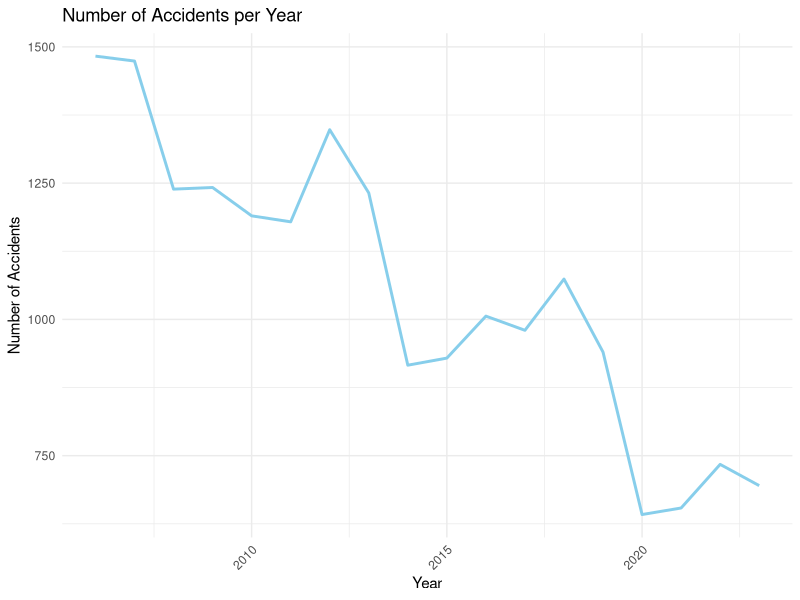
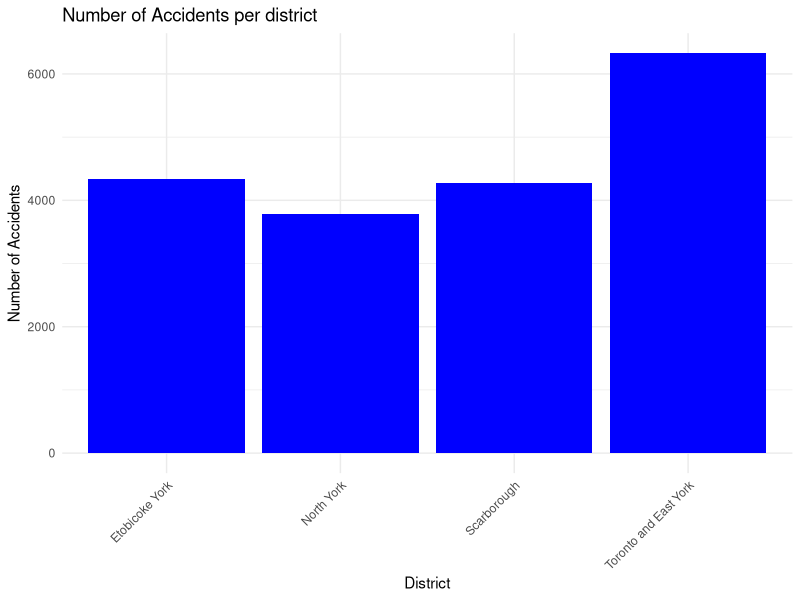
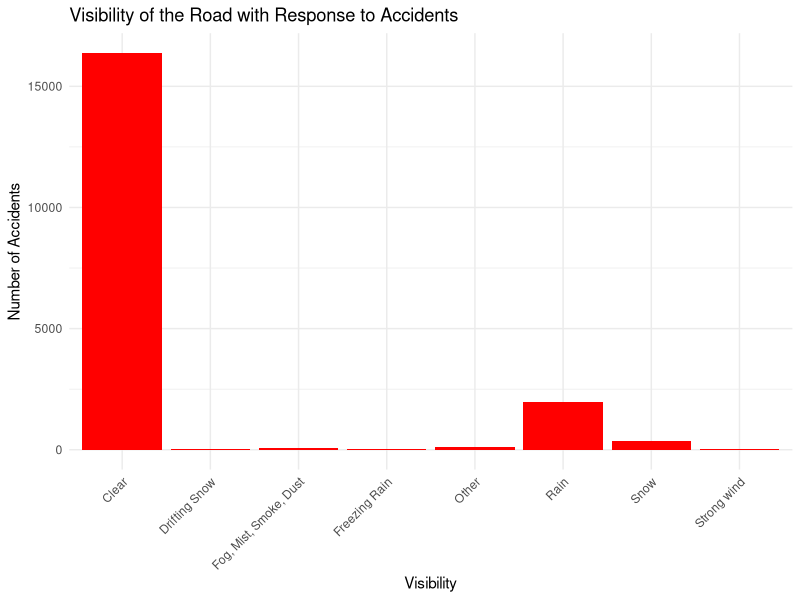
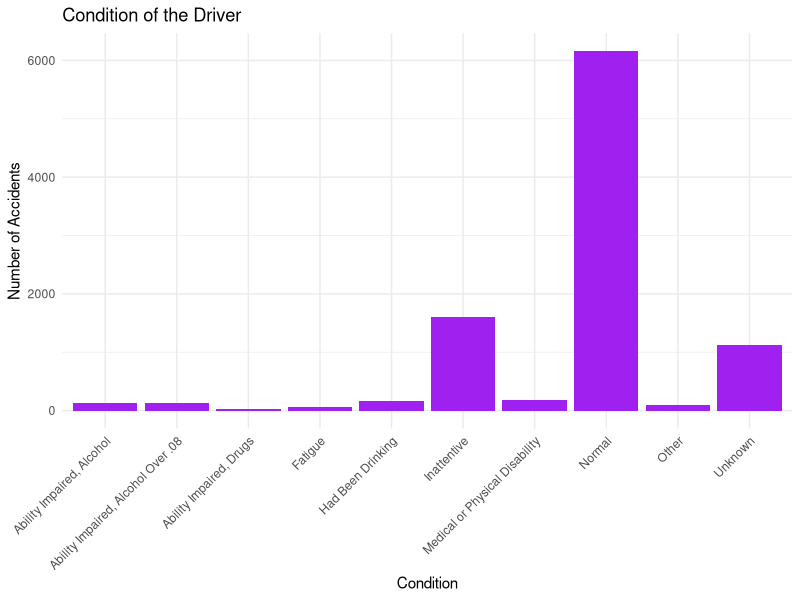

R code for these plots, in order: (Note: this script raises an error after producing the figures.)
## ---- chunk 1
#| include: false
#| warning: false
#| message: false

library(tidyverse)
library(ggplot2)
library(here) #Used package("here") for locating the analysis data

### Load the necessary data ###
analysis_data <- read_csv(here("data/analysis_data/analysis_data.csv"))

## ---- chunk 2
#| echo: false
#| warning: false
#| message: false
#| label: fig-counts
#| layout-ncol: 2

set.seed(1008783461)

#Create a line graph for the Number of Accidents from 2006-2024
accidents_per_year <- as.data.frame(table(analysis_data$YEAR))
colnames(accidents_per_year) <- c("Year", "Number_of_Accidents")
accidents_per_year$Year <- as.numeric(as.character(accidents_per_year$Year))
# Plot the line graph
ggplot(accidents_per_year, aes(x = Year, y = Number_of_Accidents)) +
  geom_line(color = "skyblue", size = 1) +  # Line plot
  labs(title = "Number of Accidents per Year", x = "Year", y = "Number of Accidents") +
  theme_minimal() + 
  theme(axis.text.x = element_text(angle = 45, hjust = 1))

#Create a bar graph for the Number of Accidents within each District
accidents_per_district <- as.data.frame((table(analysis_data$DISTRICT)))
colnames(accidents_per_district) <- c("District", "Number_of_Accidents")
accidents_per_district <- accidents_per_district %>% filter(District != "None")
ggplot(accidents_per_district, aes(x = District, y = Number_of_Accidents)) +
  geom_bar(stat = "identity", fill = "blue") +  # Bar graph
  labs(title = "Number of Accidents per district", x = "District", y = "Number of Accidents") +
  theme_minimal() + 
  theme(axis.text.x = element_text(angle = 45, hjust = 1))

#Create a bar graph for the Number of Accidents with Response to Visibility of that time
Vision_accidents <- as.data.frame((table(analysis_data$VISIBILITY)))
colnames(Vision_accidents) <- c("Visibility", "Number_of_Accidents")
Vision_accidents <- Vision_accidents %>% filter(Visibility != "None")
ggplot(Vision_accidents, aes(x = Visibility, y = Number_of_Accidents)) +
  geom_bar(stat = "identity", fill = "red") +  # Bar graph
  labs(title = "Visibility of the Road with Response to Accidents", x = "Visibility", y = "Number of Accidents") +
  theme_minimal() + 
  theme(axis.text.x = element_text(angle = 45, hjust = 1))

#Create a bar graph for the Driver's Condition when the Collision Occurred
Driver_cond <- as.data.frame((table(analysis_data$DRIVCOND)))
colnames(Driver_cond) <- c("Drivers_Condition", "Number_of_Accidents")
Driver_cond <- Driver_cond %>% filter(Drivers_Condition != "None")
ggplot(Driver_cond, aes(x = Drivers_Condition, y = Number_of_Accidents)) +
  geom_bar(stat = "identity", fill = "purple") +  # Bar graph
  labs(title = "Condition of the Driver", x = "Condition", y = "Number of Accidents") +
  theme_minimal() + 
  theme(axis.text.x = element_text(angle = 45, hjust = 1))

#Create a bar graph for the Speed of the motor vehicle when the Collision occurred 
Speeding <- as.data.frame((table(analysis_data$SPEEDING)))
colnames(Speeding) <- c("Speeding", "Number_of_Accidents")
ggplot(Speeding, aes(x = Speeding, y = Number_of_Accidents)) +
  geom_bar(stat = "identity", fill = "black") +  # Bar graph
  labs(title = "Is Speeding the Cause of Accidents?", x = "Speeding", y = "Number of Accidents") +
  theme_minimal() + 
  theme(axis.text.x = element_text(angle = 45, hjust = 1))

#Create a bar graph to show whether the driver was aggressive driving when the Accident occurred
Aggressive_Driving <- as.data.frame((table(analysis_data$AG_DRIV)))
colnames(Aggressive_Driving) <- c("Aggressive_Driving", "Number_of_Accidents")
ggplot(Aggressive_Driving, aes(x = Aggressive_Driving, y = Number_of_Accidents)) +
  geom_bar(stat = "identity", fill = "green") +  # Bar graph
  labs(title = "Was the Driver Aggressive Driving?", x = "Aggressive Driving", y = "Number of Accidents") +
  theme_minimal() + 
  theme(axis.text.x = element_text(angle = 45, hjust = 1))


## ---- chunk 3
#| echo: false
#| warning: false
#| message: false
#| layout-ncol: 1

#Create a bar graph for the Number of Accidents per Age Group since 2020
filtered_data <- analysis_data[analysis_data$YEAR >= 2020, ]
ggplot(filtered_data, aes(x = INVAGE)) +
  geom_bar() +
  labs(title = "Number of Accidents per Age Group (2020 Onward)",
       x = "Age Group",
       y = "Number of Accidents") +
  theme(axis.text.x = element_text(angle = 45, hjust = 1))
